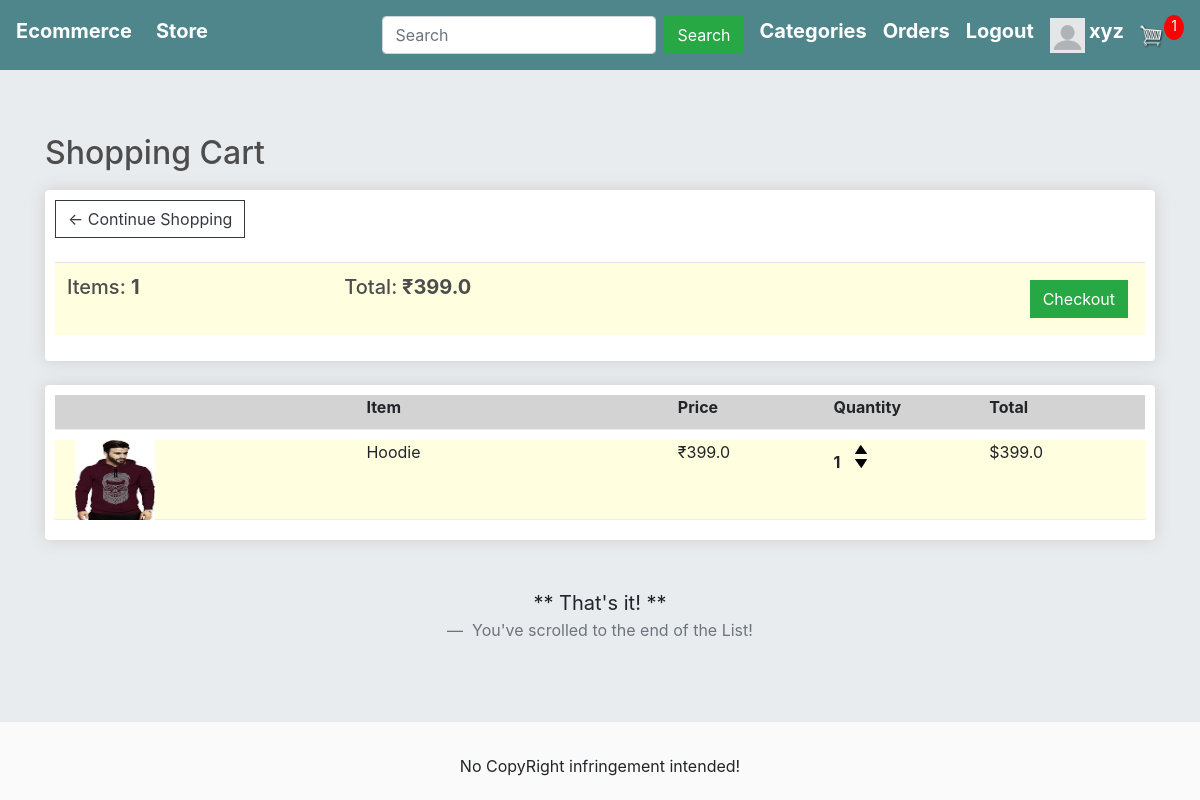
The app's page /cart/ (signed in) with its own data.
### store/models.py (models this page shows, shortened)
class OrderItem(models.Model):
    user = models.ForeignKey(User,on_delete=models.CASCADE,null=True,blank=False)
    product = models.ForeignKey(Product,on_delete=models.CASCADE,null=True,blank=False)
    date_ordered = models.DateTimeField(auto_now_add=True)
    quantity = models.IntegerField(default=0,blank=True,null=True)
    @property
    def get_total(self):
        total = self.product.price * self.quantity
        return total

class Product(models.Model):
    category = models.ManyToManyField(ProductCategories)
    name = models.CharField(max_length=100,blank=False,name=False)
    price = models.FloatField(blank=False,null=False)
    image = models.ImageField(null=True,blank=True)
    description = models.TextField(null=True,blank=True)
    @property
    def get_imageURL(self):
        try:
            url = self.image.url
        except:
            url = ''
        return url

### store/views.py (the view)
# urls.py: path('cart/',views.cart,name='cart'),
def cart(request):
    items = []
    total_cost_cart=0
    total_item_cart=0
    if request.user.is_authenticated:
        items = OrderItem.objects.filter(user = request.user)
        for item in items:
            total_item_cart += item.quantity
        for item in items:
            total_cost_cart += item.get_total
    if total_item_cart==0:
        check = False
    else:
        check = True
    product_categories = ProductCategories.objects.all()
    context = {
        'items' : items ,
        'total_item_cart' : total_item_cart,
        'total_cost_cart' : total_cost_cart,
        'check':check,
        'product_categories': product_categories,
    }
    return render(request, 'store/cart.html', context)

### store/templates/store/cart.html
{% extends 'store/main.html' %}
{% load static %}
{% block content %}
	{% if total_item_cart %}
		<h2>Shopping Cart</h2>
	{% else %}
		<h2>Your Shopping Cart is empty !!</h2>
	{% endif %}
	<div class="row">
		<div class="col-lg-12">
			<div class="box-element">
				<a  class="btn btn-outline-dark" href="{% url 'store' %}">&#x2190; Continue Shopping</a>
				<br>
				<br>
				<table class="table" style="background-color: lightyellow">
					<tr>
						<th><h5>Items: <strong>{{total_item_cart}}</strong></h5></th>
						<th><h5>Total:<strong> &#8377;{{total_cost_cart}}</strong></h5></th>
						<th>
							{% if check %}
								<a  style="float:right; margin:5px;" class="btn btn-success" href="{% url 'checkout' %}">Checkout</a>
							{% endif %}
						</th>
					</tr>
				</table>
			</div>
			<br>
			{% if request.user.is_authenticated %}
				<div class="box-element">
						<div class="cart-row" style="background-color: lightgray">
							<div style="flex:2"></div>
							<div style="flex:2"><strong>Item</strong></div>
							<div style="flex:1"><strong>Price</strong></div>
							<div style="flex:1"><strong>Quantity</strong></div>
							<div style="flex:1"><strong>Total</strong></div>
						</div>
					{% for item in items %}
						<div class="cart-row" style="background-color: lightyellow; height: 80px">
							<div style="flex:2"><a href="{% url 'item_detail' item.product.id %}"><img class="row-image" src="{{item.product.get_imageURL}}" style="width: 80px; height: 80px;margin-left: 20px"></a></div>
							<div style="flex:2"><p>{{item.product.name}}</p></div>
							<div style="flex:1"><p>&#8377;{{item.product.price}}</p></div>
							<div style="flex:1">
								<p class="quantity">{{item.quantity}}</p>
								<div class="quantity">
									<img action ="add" product_id ="{{item.product.id}}"  class="update_cart_quantity chg-quantity" src="{% static  'images/arrow-up.png' %}">
									<img action ="remove" product_id ="{{item.product.id}}" class="update_cart_quantity chg-quantity " src="{% static  'images/arrow-down.png' %}">
								</div>
							</div>
							<div style="flex:1"><p>${{item.get_total}}</p></div>
						</div>
					{% endfor %}
				</div>
			{% endif %}
		</div>
	</div>
	<br><br>
	<blockquote class="blockquote text-center">
		<p class="mb-0">** That's it! **</p>
		<footer class="blockquote-footer"> You've scrolled to the end of the List!</footer>
	</blockquote>
{% endblock content %}

### store/templates/store/main.html (shortened to what this page needs)
<!DOCTYPE html>
{% load static %}
<html>
<head>
	<link rel="stylesheet" href="https://stackpath.bootstrapcdn.com/bootstrap/4.4.1/css/bootstrap.min.css">
	<link rel="stylesheet" href="https://maxcdn.bootstrapcdn.com/bootstrap/4.0.0/css/bootstrap.min.css">
	<link rel="stylesheet" href="https://cdnjs.cloudflare.com/ajax/libs/font-awesome/5.14.0/css/all.min.css" />
	<link rel="stylesheet" type="text/css" href="{% static 'store/css/main.css' %}">
</head>
<body>
	<nav class="navbar navbar-expand-lg navbar-dark bg-dark">
	  <h5><strong><a class="navbar-brand" href="{% url 'store' %}" style="color: white">Ecommerce</a></strong></h5>
	  <div class="collapse navbar-collapse" id="navbarSupportedContent">
	    <ul class="navbar-nav mr-auto">
	      <li class="nav-item active">
	        <h5><strong><a class="nav-link" href="{% url 'store' %}" style="color: white">Store <span class="sr-only">(current)</span></a></strong></h5>
	      </li>
	    </ul>
	    <div class="form-inline my-2 my-lg-0">
	    	<form method="get" action="{% url 'search' %}" class="form-inline my-2 my-lg-0">
					<input type="search" name="search" aria-label="Search" placeholder="Search" class="form-control mr-sm-2">
					<button class="btn btn-success my-2 mr-sm-3" type="submit">Search</button>
			</form>
			<div class="dropdown mr-sm-3">
					  <h5><strong><a style="color: white">Categories</a></strong></h5>
			</div>
	    	{% if request.user.is_authenticated %}
	     		<h5 class="mr-sm-3"><strong><a href="{% url 'order_details' %}" style="color: white">Orders</a></strong></h5>
	     		<h5 class="mr-sm-3"><strong><a href="{% url 'user_logout' %}" style="color: white">Logout</a></strong></h5>
	     		{% if request.user.profile.photo %}
					<a href="{% url 'profilepage' username=user.username %}"><img class="mr-sm-1" src="{{ request.user.profile.photo.url }}" width="35" height="35"></a>
				{% else %}
					<a href="{% url 'profilepage' username=user.username %}"><img class="mr-sm-1" src="/static/images/default.png" width="35" , height="35"></a>
				{% endif %}
		    	<h5><strong><a href="{% url 'profilepage' username=request.user.username %}" style="color: white">{{request.user.username}}</a></strong></h5>
	     	{% else %}
	     		<h5 class="mr-sm-3"><strong><a href="{% url 'user_login' %}" style="color: white">Login</a></strong></h5>
	     		<div>
		     		<h5 class="mr-sm-3"><strong><a href="{% url 'register' %}" style="color: white">SignUp</a></strong></h5>
	     		</div>
	     	{% endif %}
	     	<a href="{% url 'cart' %}">
	    		<img  id="cart-icon" src="{% static 'images/cart.png' %}">
	    	</a>
	    	<p id="cart-total">{{total_item_cart}}</p>
	    </div>
	  </div>
	</nav>
	<div class="jumbotron jumbotron-fluid">
		<div class="container container-fluid">
			{% block content %}
			{% endblock %}
		</div>
	</div>
	<footer class="footer">
		<p style="text-align: center;">No CopyRight infringement intended!</p>
	</footer>
</body>
</html>

### static/store/css/main.css (style rules this page uses)
body { background-color: hsl(0, 0%, 98%); }
h1,h2,h3,h4,h5,h6 { color:hsl(0, 0%, 30%); }
.box-element { box-shadow:hsl(0, 0%, 80%) 0 0 16px; background-color: #fff; border-radius: 4px; padding: 10px; }
.bg-dark { background-color: #4f868c!important; }
#cart-icon { width:25px; display: inline-block; margin-left: 15px; }
#cart-total { display: block; text-align: center; color:#fff; background-color: red; width: 20px; height: 25px; border-radius: 50%; font-size: 14px; }
.col-lg-4, .col-lg-6, .col-lg-8, .col-lg-12 { margin-top: 10px; }
.btn { border-radius: 0; }
.row-image { width: 100px; }
.cart-row { display: flex; align-items: flex-stretch; padding-bottom: 10px; margin-bottom: 10px; border-bottom: 1px solid #ececec; }
.quantity { display: inline-block; font-weight: 700; padding-right:10px; }
.chg-quantity { width: 12px; cursor: pointer; display: block; margin-top: 5px; transition:.1s; }

### store/templates/store/main.html (style rules this page uses)
.dropdown { position: relative; display: inline-block; }

### records on screen
OrderItem: product.get_imageURL (picture), product.name "Hoodie", product.price "399.0", quantity "1", get_total "399.0"

### other values on screen
{{ request.user.username }} "xyz"
{{ total_item_cart }} "1"
{{ total_cost_cart }} "399.0"
